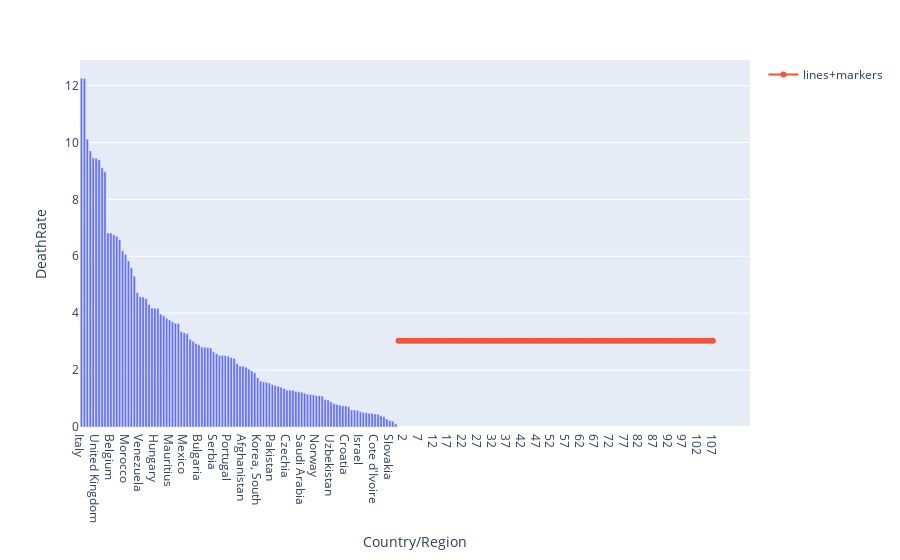

Notebook cell for this chart:
### Code cell
import plotly.express as px

fig = px.bar(more_than_100, y='DeathRate', x='Country/Region', text='CumDeaths')
fig.update_traces(texttemplate='%{text:.2s}', textposition='outside')
fig.update_layout(uniformtext_minsize=8, uniformtext_mode='hide')
fig.add_trace(go.Scatter(x=list(range(len(more_than_100))), y=[mean for i in range(len(more_than_100))],
                    mode='lines+markers',
                    name='lines+markers'))
fig.show()

### Figure 1 — Plotly figure (JSON) as saved in the notebook; plotly's stock layout.template omitted (floating-point values rounded to 4 significant figures)
{"data": [{"alignmentgroup": "True", "hoverlabel": {"namelength": 0}, "hovertemplate": "Country/Region=%{x}<br>DeathRate=%{y}<br>CumDeaths=%{text}", "legendgroup": "", "marker": {"color": "#636efa"}, "name": "", "offsetgroup": "", "orientation": "v", "showlegend": false, "text": [14681, 30, 6507, 13, 1487, 3605, 11198, 181, 105, 9, 1143, 15, 66, 54, 3294, 48, 358, 17, 16, 3203, 7, 68, 136, 145, 133, 26, 5, 359, 63, 61, 7, 139, 16, 18, 17, 50, 4, 39, 591, 17, 14, 120, 72, 12, 11, 39, 7087, 27, 4, 37, 246, 5, 63, 6, 20, 6, 71, 425, 25, 4, 174, 5, 53, 8, 11, 40, 168, 5, 1275, 8, 53, 9, 6, 12, 20, 25, 31, 2, 4, 5, 59, 67, 4, 19, 7, 2, 34, 1, 1, 1, 8, 9, 9, 4, 22, 40, 1, 12, 1, 2, 1, 5, 1, 5, 3, 1, 1, 1], "textposition": "outside", "texttemplate": "%{text:.2s}", "type": "bar", "x": ["Italy", "San Marino", "France", "Congo (Kinshasa)", "Netherlands", "United Kingdom", "Spain", "Indonesia", "Algeria", "Bolivia", "Belgium", "Honduras", "Egypt", "Iraq", "Iran", "Morocco", "Sweden", "Albania", "Burkina Faso", "China", "Venezuela", "Dominican Republic", "Philippines", "Ecuador", "Romania", "Hungary", "Niger", "Brazil", "Greece", "Peru", "Mauritius", "Denmark", "Andorra", "Tunisia", "Lebanon", "Mexico", "Kenya", "Argentina", "Switzerland", "Bosnia and Herzegovina", "Bulgaria", "Ireland", "India", "North Macedonia", "Cyprus", "Serbia", "US", "Ukraine", "Sri Lanka", "Panama", "Portugal", "Ghana", "Japan", "Cuba", "Slovenia", "Afghanistan", "Poland", "Turkey", "Colombia", "Nigeria", "Korea, South", "Jordan", "Malaysia", "Cameroon", "Diamond Princess", "Pakistan", "Austria", "Taiwan*", "Germany", "Moldova", "Czechia", "Lithuania", "Kazakhstan", "Estonia", "Finland", "Saudi Arabia", "Luxembourg", "Montenegro", "Belarus", "Azerbaijan", "Norway", "Canada", "Uruguay", "Thailand", "Armenia", "Uzbekistan", "Russia", "Kosovo", "Kyrgyzstan", "Brunei", "Croatia", "United Arab Emirates", "South Africa", "Bahrain", "Chile", "Israel", "West Bank and Gaza", "Australia", "Senegal", "Costa Rica", "Cote d'Ivoire", "Singapore", "Oman", "Iceland", "Qatar", "Slovakia", "Latvia", "New Zealand"], "xaxis": "x", "y": [12.25, 12.24, 10.11, 9.701, 9.457, 9.445, 9.394, 9.114, 8.967, 6.818, 6.816, 6.757, 6.701, 6.585, 6.194, 6.068, 5.839, 5.592, 5.298, 4.724, 4.575, 4.57, 4.506, 4.305, 4.178, 4.173, 4.167, 3.964, 3.906, 3.824, 3.763, 3.7, 3.645, 3.636, 3.346, 3.311, 3.279, 3.083, 3.014, 2.936, 2.887, 2.808, 2.805, 2.791, 2.778, 2.642, 2.572, 2.519, 2.516, 2.508, 2.488, 2.439, 2.407, 2.23, 2.141, 2.135, 2.099, 2.031, 1.973, 1.905, 1.729, 1.613, 1.59, 1.572, 1.545, 1.489, 1.458, 1.437, 1.399, 1.354, 1.296, 1.293, 1.293, 1.249, 1.238, 1.226, 1.187, 1.149, 1.14, 1.129, 1.099, 1.098, 1.084, 0.9606, 0.9511, 0.8811, 0.8195, 0.7937, 0.7692, 0.7463, 0.7414, 0.712, 0.598, 0.5952, 0.5887, 0.5385, 0.5155, 0.5023, 0.4831, 0.4808, 0.4587, 0.4488, 0.3968, 0.3666, 0.2791, 0.2222, 0.2028, 0.1152], "yaxis": "y"}, {"mode": "lines+markers", "name": "lines+markers", "type": "scatter", "x": [0, 1, 2, 3, 4, 5, 6, 7, 8, 9, 10, 11, 12, 13, 14, 15, 16, 17, 18, 19, 20, 21, 22, 23, 24, 25, 26, 27, 28, 29, 30, 31, 32, 33, 34, 35, 36, 37, 38, 39, 40, 41, 42, 43, 44, 45, 46, 47, 48, 49, 50, 51, 52, 53, 54, 55, 56, 57, 58, 59, 60, 61, 62, 63, 64, 65, 66, 67, 68, 69, 70, 71, 72, 73, 74, 75, 76, 77, 78, 79, 80, 81, 82, 83, 84, 85, 86, 87, 88, 89, 90, 91, 92, 93, 94, 95, 96, 97, 98, 99, 100, 101, 102, 103, 104, 105, 106, 107], "y": [3.032, 3.032, 3.032, 3.032, 3.032, 3.032, 3.032, 3.032, 3.032, 3.032, 3.032, 3.032, 3.032, 3.032, 3.032, 3.032, 3.032, 3.032, 3.032, 3.032, 3.032, 3.032, 3.032, 3.032, 3.032, 3.032, 3.032, 3.032, 3.032, 3.032, 3.032, 3.032, 3.032, 3.032, 3.032, 3.032, 3.032, 3.032, 3.032, 3.032, 3.032, 3.032, 3.032, 3.032, 3.032, 3.032, 3.032, 3.032, 3.032, 3.032, 3.032, 3.032, 3.032, 3.032, 3.032, 3.032, 3.032, 3.032, 3.032, 3.032, 3.032, 3.032, 3.032, 3.032, 3.032, 3.032, 3.032, 3.032, 3.032, 3.032, 3.032, 3.032, 3.032, 3.032, 3.032, 3.032, 3.032, 3.032, 3.032, 3.032, 3.032, 3.032, 3.032, 3.032, 3.032, 3.032, 3.032, 3.032, 3.032, 3.032, 3.032, 3.032, 3.032, 3.032, 3.032, 3.032, 3.032, 3.032, 3.032, 3.032, 3.032, 3.032, 3.032, 3.032, 3.032, 3.032, 3.032, 3.032]}], "layout": {"autosize": true, "barmode": "relative", "legend": {"tracegroupgap": 0}, "margin": {"t": 60}, "uniformtext": {"minsize": 8, "mode": "hide"}, "xaxis": {"anchor": "y", "autorange": true, "domain": [0, 1], "range": [-0.5, 227.3], "title": {"text": "Country/Region"}, "type": "category"}, "yaxis": {"anchor": "x", "autorange": true, "domain": [0, 1], "range": [0, 12.9], "title": {"text": "DeathRate"}, "type": "linear"}}}
